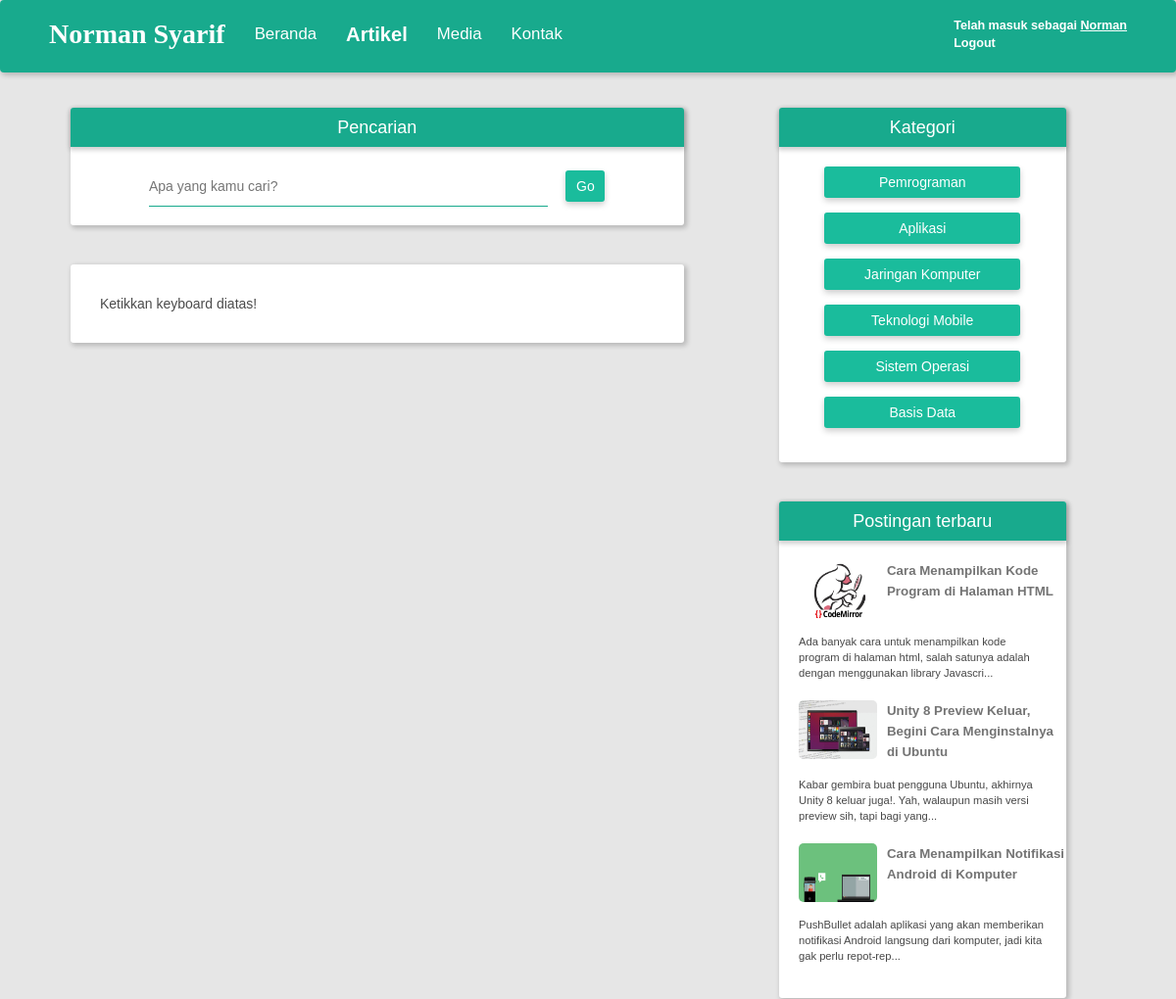
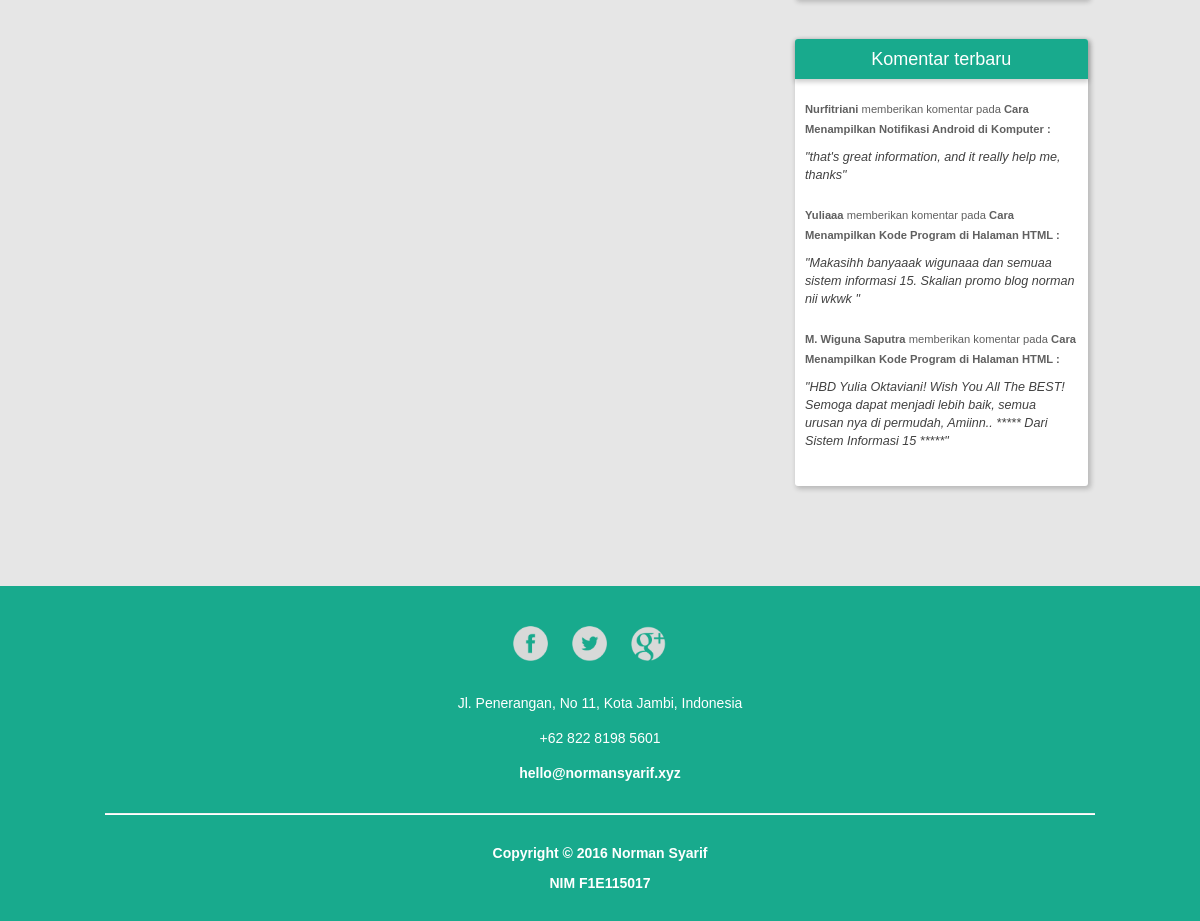
The app's page /artikel/search.php (signed in) with its own data (2 pictures, top to bottom).
### tables this page shows
CREATE TABLE `post` (
  `id` int(11) NOT NULL,
  `title` varchar(100) NOT NULL,
  `description` varchar(500) NOT NULL,
  `category` varchar(20) NOT NULL,
  `date` date NOT NULL,
  `tags` varchar(200) NOT NULL,
  `comment_id` varchar(10) NOT NULL,
  `path` varchar(50) NOT NULL
);

CREATE TABLE `comment` (
  `id` int(11) NOT NULL,
  `name` varchar(50) NOT NULL,
  `email` varchar(50) NOT NULL,
  `date` datetime NOT NULL,
  `content` varchar(500) NOT NULL,
  `post_id` int(11) NOT NULL
);

### artikel/search.php (the view, shortened to what this page needs)
<?php
include 'include/connect.php';
$post_sb = $mysqli->query("SELECT * FROM post ORDER BY date DESC LIMIT 3");
$comment_sb = $mysqli->query("SELECT * FROM post INNER JOIN comment ON post.id=comment.post_id ORDER BY comment.date DESC LIMIT 3");
?>
<!DOCTYPE html>
<html>
<head>
	<link rel="stylesheet" type="text/css" href="../assets/bs.css">
	<link rel="stylesheet" type="text/css" href="../assets/style.css">
</head>
<body id="body">
	<nav style="position: fixed" class="navbar navbar-default shadow" id="blog-navbar">
		<div class="container-fluid wrapper">
			<div class="navbar-header" id="blog-header">
				<a class="navbar-brand" href="http://normansyarif.xyz">Norman Syarif</a>
			</div>
			<div class="collapse navbar-collapse" id="myNavbar">
				<ul class="nav navbar-nav" id="navnav">
					<li><a href="../">Beranda</a></li>
					<li><a href="index.php"><span class="besar-sedikit">Artikel</span></a></li>
					<li><a href="../galeri">Media</a></li>
					<li><a href="../kontak">Kontak</a></li>
				</ul>
				<ul class="nav navbar-nav navbar-right login" id="login-biasa-white">
					<?php
					if(!isset($_SESSION['username'])) {
						echo "<p>Halaman admin,<br><a href='halaman_admin/login.php'>silahkan login</a></p>";
					}else{
						echo "<p>Telah masuk sebagai <u><a href='halaman_admin/admin.php'>".$_SESSION['username']."</a></u>
						<br><a href='halaman_admin/proses_logout.php'>Logout</a></p>";
					}
					?>
				</ul>
			</div>
		</div>
	</nav>
	<div class="container" style="padding-top: 70px">
		<div class="row">
			<div class="container col-md-7">
				<div class="row">
					<div class="container col-md-11 col-xs-10 col-md-offset-1 col-xs-offset-1">
						<div class="row">
							<form action="search.php" id="searchbox" method="post" class="side-box">
								<h4 class="side-title">Pencarian</h4>
								<div class="foo" style="text-align: center">
									<input class="input search-input" name="s" placeholder="Apa yang kamu cari?" type="text">
									<button type="submit" id="search-btn" class="button" type="submit" name="search">Go</button>
								</div>
							</form>
							<div class="ar-box">
								<div id="article-wrapper">
									<?php include 'process_search.php';?>
								</div>
							</div>
						</div>
					</div>
				</div>
			</div>
			<div class="container col-md-3 col-xs-10 col-md-offset-1 col-xs-offset-1">
				<div class="row">
					<div id="cat" class="side-box">
						<h4 class="side-title">Kategori</h4>
						<a href="index.php?programming"><button class="button center-block">Pemrograman</button></a>
						<a href="index.php?application"><button class="button center-block">Aplikasi</button></a>
						<a href="index.php?networking"><button class="button center-block">Jaringan Komputer</button></a>
						<a href="index.php?mobile"><button class="button center-block">Teknologi Mobile</button></a>
						<a href="index.php?os"><button class="button center-block">Sistem Operasi</button></a>
						<a href="index.php?database"><button class="button center-block">Basis Data</button></a>
					</div>
					<div id="side-rec-post" class="side-box">
						<h4 class="side-title">Postingan terbaru</h4>
						<?php
						if($post_sb->num_rows > 0) {
							while($row=$post_sb->fetch_assoc()) {
								echo "
								<img class='sb-rec-img' src='post/".$row['path']."/pic.jpg'>
								<a href='post/".$row['path']."' class='sb-rec-title'>".substr($row['title'],0, 60)."</a>
								<div class='clear'></div>
								<p class='sb-rec-text'>".substr($row['description'],0, 120)."...</p>
								";
							}
						}
						?>
					</div>
					<div id="side-rec-comment" class="side-box">
						<h4 class="side-title">Komentar terbaru</h4>
						<?php
						if($comment_sb->num_rows > 0) {
							while($row = $comment_sb->fetch_assoc()) {
								echo "
								<p class='sb-rec-comment-info'>".$row['name']." <span class='sb-rec-comment-on'>memberikan komentar pada </span><a href='post/".$row['path']."'>".$row['title']."</a> : </p>
								<p class='sb-rec-comment-content'>\"".$row['content']."\"";
								}
							}
							?>
						</div>
					</div>
				</div>
			</div></div>
			<div id="blog-footer">
				<?php include '../assets/footer.php' ?>
			</div>
		</body>
		</html>

### records on screen
post: path (picture), title "Cara Menampilkan Kode Program di Halaman HTML", description "Ada banyak cara untuk menampilkan kode program di halaman html, salah satunya adalah dengan menggunakan library Javascri", comment.name "Yuliaaa", comment.content "Makasihh banyaaak wigunaaa dan semuaa sistem informasi 15. Skalian promo blog norman nii wkwk", comment.name "M. Wiguna Saputra", comment.content "HBD Yulia Oktaviani! Wish You All The BEST! Semoga dapat menjadi lebih baik, semua urusan nya di permudah, Amiinn.. ***** Dari Sistem Informasi 15 *****"
post: path (picture), title "Unity 8 Preview Keluar, Begini Cara Menginstalnya di Ubuntu", description "Kabar gembira buat pengguna Ubuntu, akhirnya Unity 8 keluar juga!. Yah, walaupun masih versi preview sih, tapi bagi yang"
post: path (picture), title "Cara Menampilkan Notifikasi Android di Komputer", description "PushBullet adalah aplikasi yang akan memberikan notifikasi Android langsung dari komputer, jadi kita gak perlu repot-rep", comment.name "Nurfitriani", comment.content "that's great information, and it really help me, thanks"

### other values on screen
$_SESSION['username'] "Norman"
